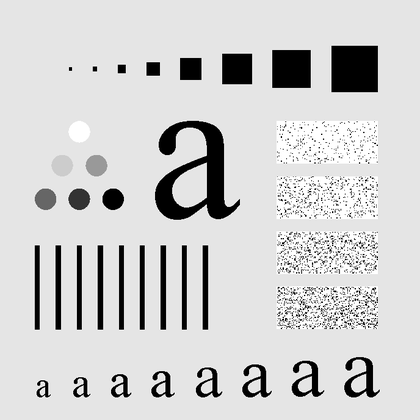
%> input picture Images/Fig0448(a)(characters_test_pattern).tif, 420 x 420 px, shrunk from 688 x 688 before the run
$ octave proj_04_03and04.m   (GNU Octave 9; MATLAB toolbox functions it lacks are replaced by stand-ins)
%> lines starting %> are read from the running program, lines starting %| are printed output that depends on the picture
close all;
clc;
clear;

img = imread('./Images/Fig0448(a)(characters_test_pattern).tif');
%> img is the input picture: size 420x420 uint8; min 0, max 255, mean 207.2
img = mat2gray(img);
%> img: size 420x420 double
subplot(2,4,1);
imshow(img);
title('原图像');

[M, N] = size(img);
%> M = 420; N = 420
P = 2 * M;
%> P = 840
Q = 2 * N;
%> Q = 840

% add zeros to the image
img_fp = zeros(P, Q);
img_fp(1:M, 1:N) = img(1:M, 1:N);
subplot(2,4,2);
imshow(img_fp);
title('填充后的图像')

% img = img * (-1)^(x+y)
img_f = zeros(P, Q);
for x = 1:P
    for y = 1:Q
        img_f(x, y) = img_fp(x, y) .* (-1)^(x+y);
    end
end
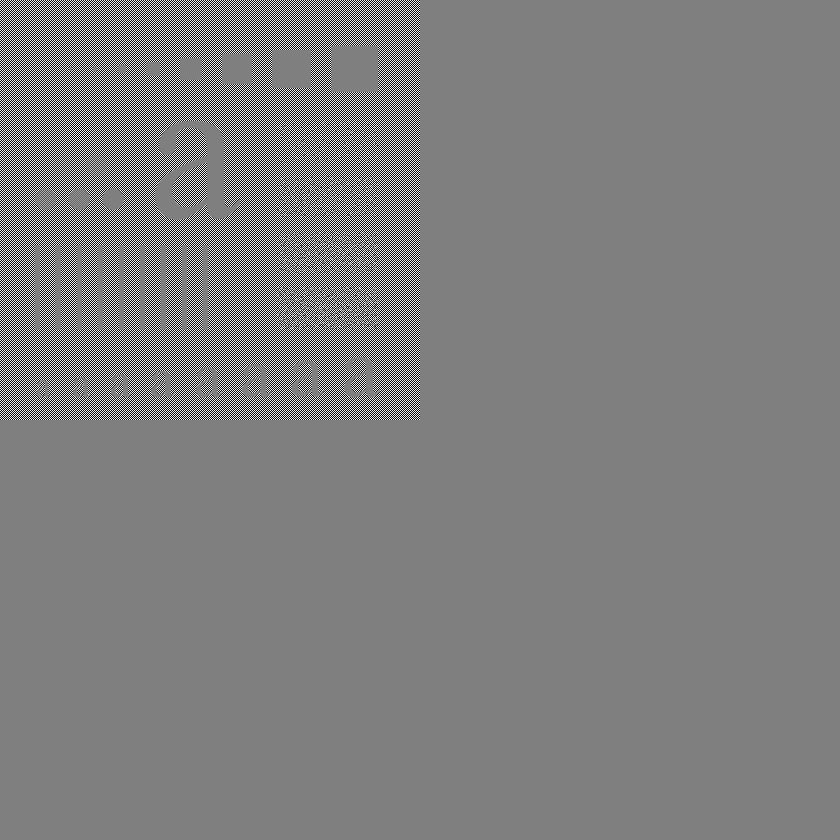
%> img_f: size 840x840 double; min -1, max 1, mean 2.6e-06; drawn with min black and max white
subplot(2,4,3);
imshow(img_f);
title('用(-1)^(x+y)相乘的结果')

img_F = fft2(img_f);
img_FP = sqrt(real(img_F).^2 + imag(img_F).^2);
subplot(2,4,4);
imshow(img_FP);
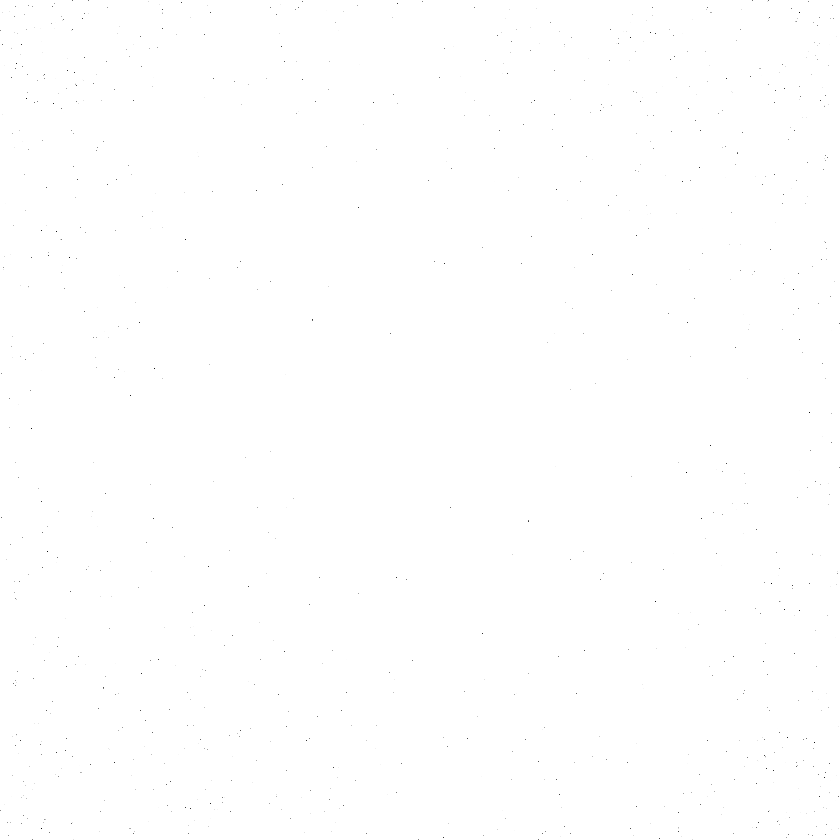
%> displayed picture: size 840x840, on the screen's scale of 0 to 255; min 8, max 255, mean 254.9
title('上一步得到图像的DFT的谱图')

% Generate filter function
[M, N] = size(img);
P = 2 * M;
Q = 2 * N;

%截止频率
D0 = 100;
H = zeros(P, Q);
for i = 1:P
    for j = 1:Q
        H(i, j) = exp(-((i-P/2)^2 + (j-Q/2)^2) / (2 * D0^2));
    end
end
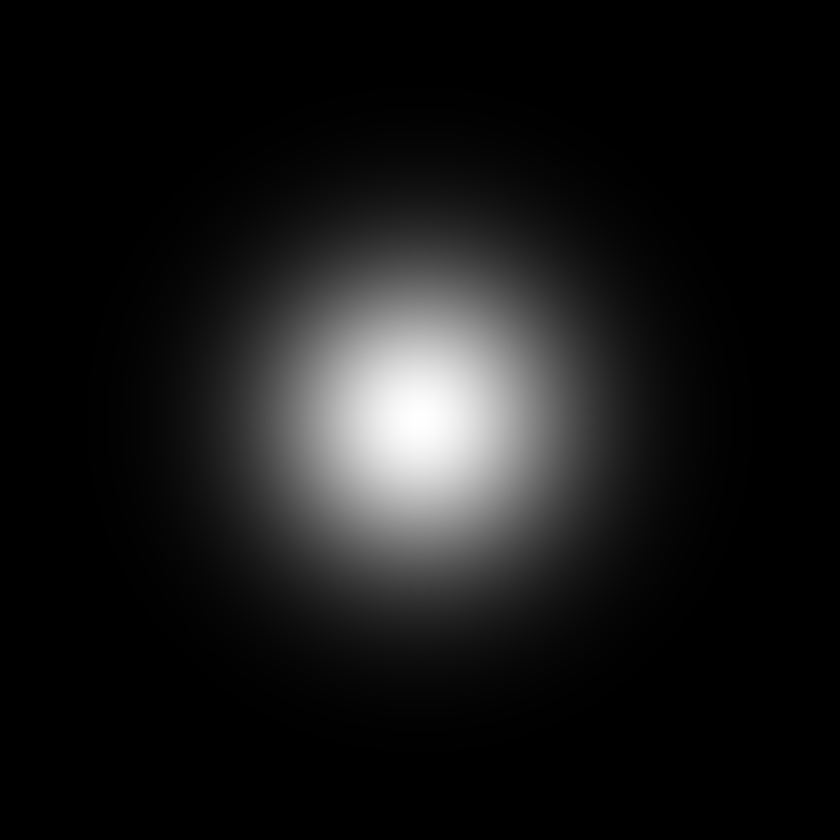
%> H: size 840x840 double; min 2.18e-08, max 1, mean 0.089

subplot(2,4,5);
imshow(H);
title('高斯低通滤波函数');

img_G = img_F .* H;
img_GP = sqrt(real(img_G).^2 + imag(img_G).^2);
subplot(2,4,6);
imshow(img_GP);
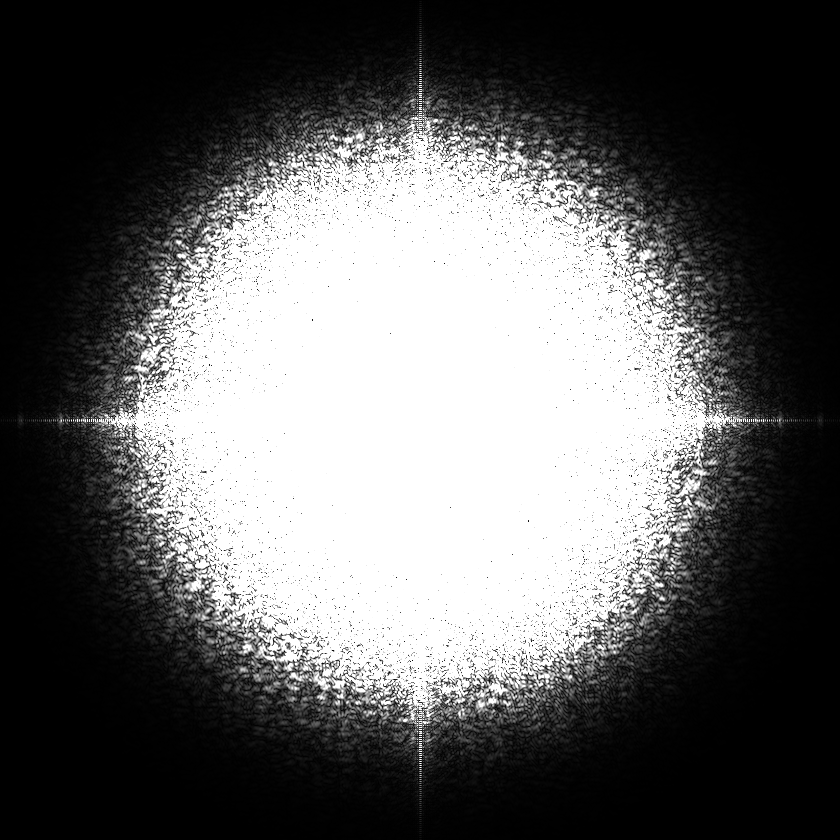
%> displayed picture: size 840x840, on the screen's scale of 0 to 255; min 0, max 255, mean 97.2
title('乘积HF的谱图')

% do ifft
% I only wanna real part
img_g = real(ifft2(img_G));

% img = img * (-1)^(x+y)
for x = 1:P
    for y = 1:Q
        img_g(x, y) = img_g(x, y) .* (-1)^(x+y);
    end
end
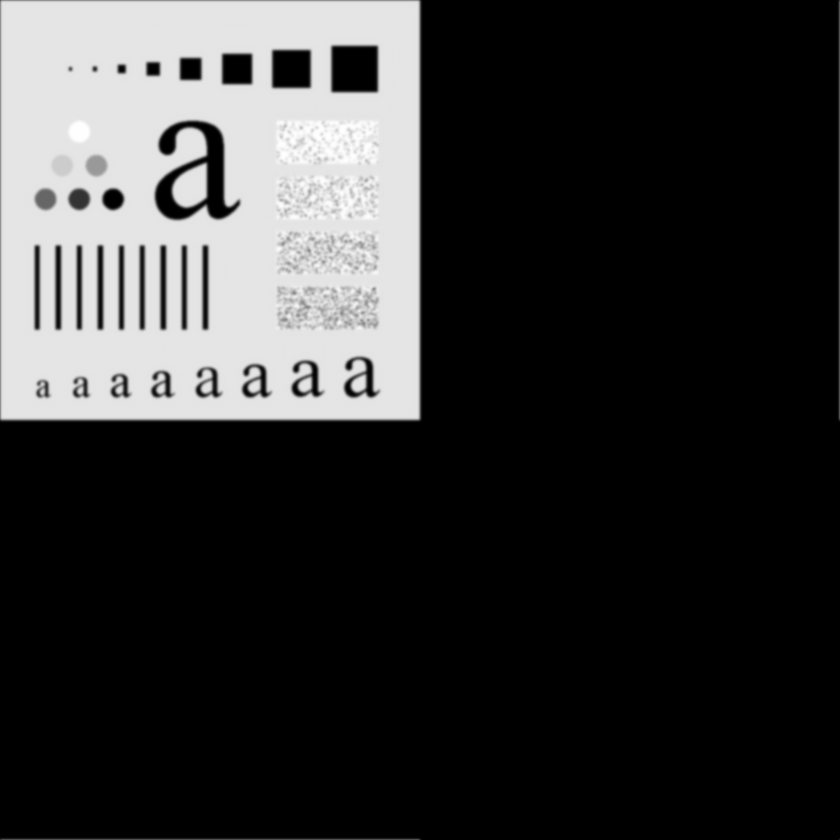
%> img_g: size 840x840 double; min -1.94e-06, max 1, mean 0.203; drawn with min black and max white

img_o = img_g(1:M, 1:N);

subplot(2,4,7);
imshow(img_o);
title('高斯低通滤波后的图像');

img_D = img - img_o;
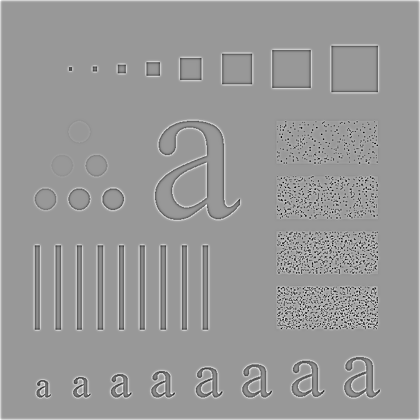
%> img_D: size 420x420 double; min -0.823, max 0.557, mean 0.00442; drawn with min black and max white
subplot(2,4,8);
imshow(img_D);
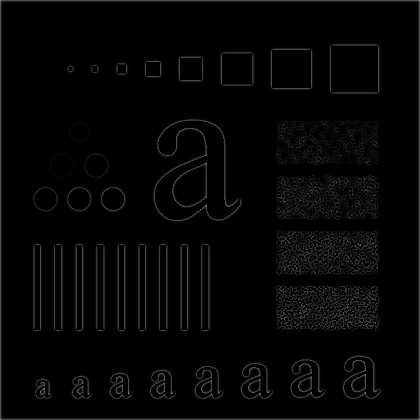
%> displayed picture: size 420x420, on the screen's scale of 0 to 255; min 0, max 142, mean 5.2
title('原图像减去高斯低通滤波后得到的锐化图像');
